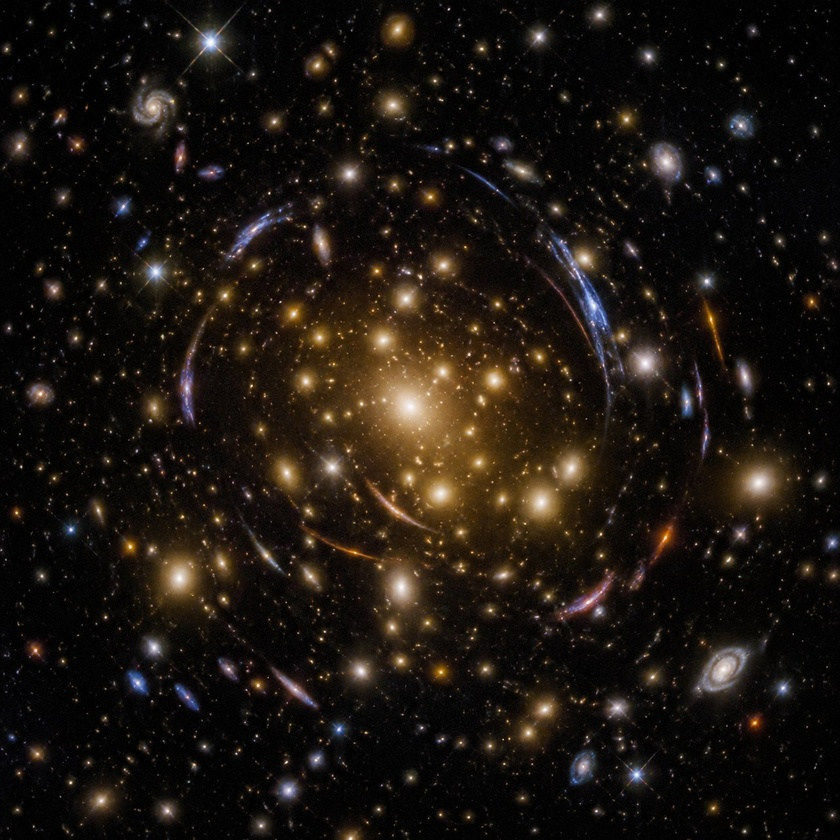
#> input picture assets/ai/a1689.jpg, 840 x 840 px, shrunk from 1280 x 1280 before the run
$ python analyze.py ../assets/ai/a1689.jpg
#> lines starting #> are read from the running program, lines starting #| are printed output that depends on the picture
"""图像亮度分析 —— 量化过曝程度。

用法:
    python analyze.py <图1> [图2] ...

输出每张图的:
  * 平均亮度 / 中位亮度
  * 纯白(>=250)像素占比  —— 过曝的硬指标
  * 高光(>=240)像素占比
  * 中心 40% 区域的纯白占比  —— 排除 UI 面板干扰, 只看画面主体
"""
import sys
from PIL import Image, ImageStat


def analyze(path: str) -> None:
#> called with path = '../assets/ai/a1689.jpg'
    im = Image.open(path).convert("RGB")
#> im is the input picture: PIL image 840x840 RGB; mean R, G, B 28.2, 21.9, 16.3
    w, h = im.size
#> w = 840; h = 840

    g = im.convert("L")
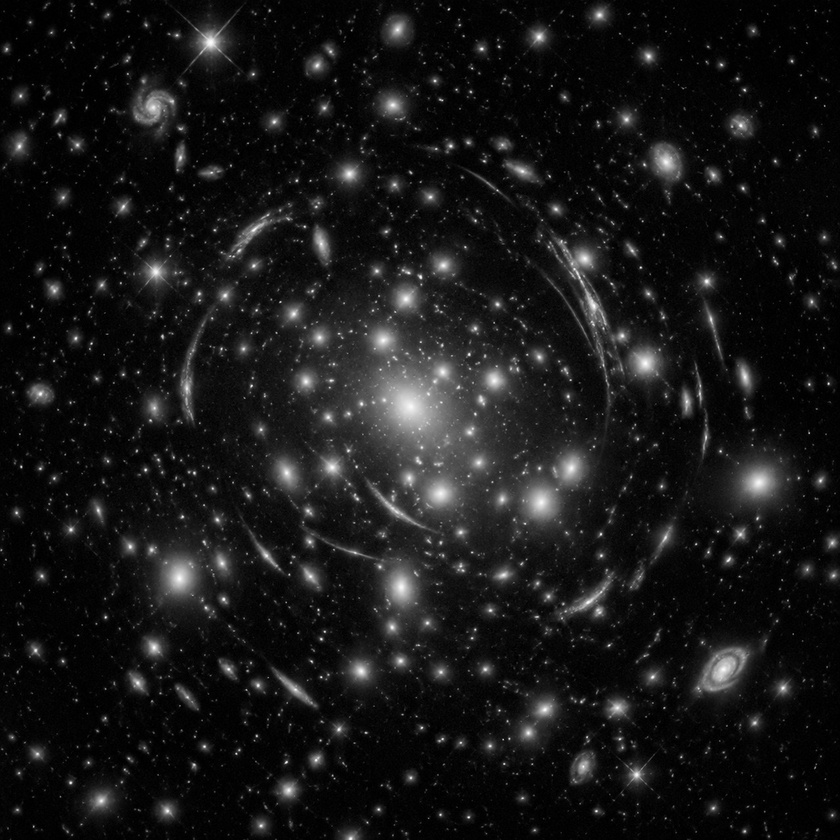
#> g: PIL image 840x840 L; min 0, max 254, mean 23.2
    stat = ImageStat.Stat(g)
    mean = stat.mean[0]
#> mean = 23.15
    median = sorted(g.getdata())[len(g.getdata()) // 2]
#> median = 10

    hist = g.histogram()
#> hist = 256 values, max 48051 at index 3, min 0 at index 255, mean 2756.2
    total = w * h
#> total = 705600
    white = sum(hist[250:]) / total * 100.0
#> white = 0.00454
    bright = sum(hist[240:]) / total * 100.0
#> bright = 0.0397

    # 中心 40% 区域 (画面主体, 避开左上/右下 UI 面板)
    cx0, cy0 = int(w * 0.30), int(h * 0.20)
#> cx0 = 252; cy0 = 168
    cx1, cy1 = int(w * 0.70), int(h * 0.80)
#> cx1 = 588; cy1 = 672
    cg = im.crop((cx0, cy0, cx1, cy1)).convert("L")
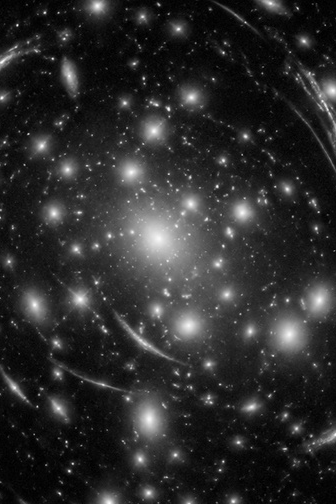
#> cg: PIL image 336x504 L; min 0, max 253, mean 44.1
    chist = cg.histogram()
#> chist = 256 values, max 4142 at index 10, min 0 at index 252, mean 661.5
    ctotal = cg.size[0] * cg.size[1]
#> ctotal = 169344
    cwhite = sum(chist[250:]) / ctotal * 100.0
#> cwhite = 0.00531
    cbright = sum(chist[240:]) / ctotal * 100.0
#> cbright = 0.072

    print(f"{path}")
    print(f"  尺寸 {w}x{h}   平均亮度 {mean:6.2f}   中位 {median}")
#|   尺寸 840x840   平均亮度  23.15   中位 10
    print(f"  全图:  纯白(>=250) {white:5.2f}%   高光(>=240) {bright:5.2f}%")
#|   全图:  纯白(>=250)  0.00%   高光(>=240)  0.04%
    print(f"  中心:  纯白(>=250) {cwhite:5.2f}%   高光(>=240) {cbright:5.2f}%")
#|   中心:  纯白(>=250)  0.01%   高光(>=240)  0.07%
    print()


if __name__ == "__main__":
    for p in sys.argv[1:]:
        try:
            analyze(p)
        except Exception as e:
            print(f"{p}: 失败 {e}\n")

$ run again, on assets/ai/alpha_cen_a.jpg
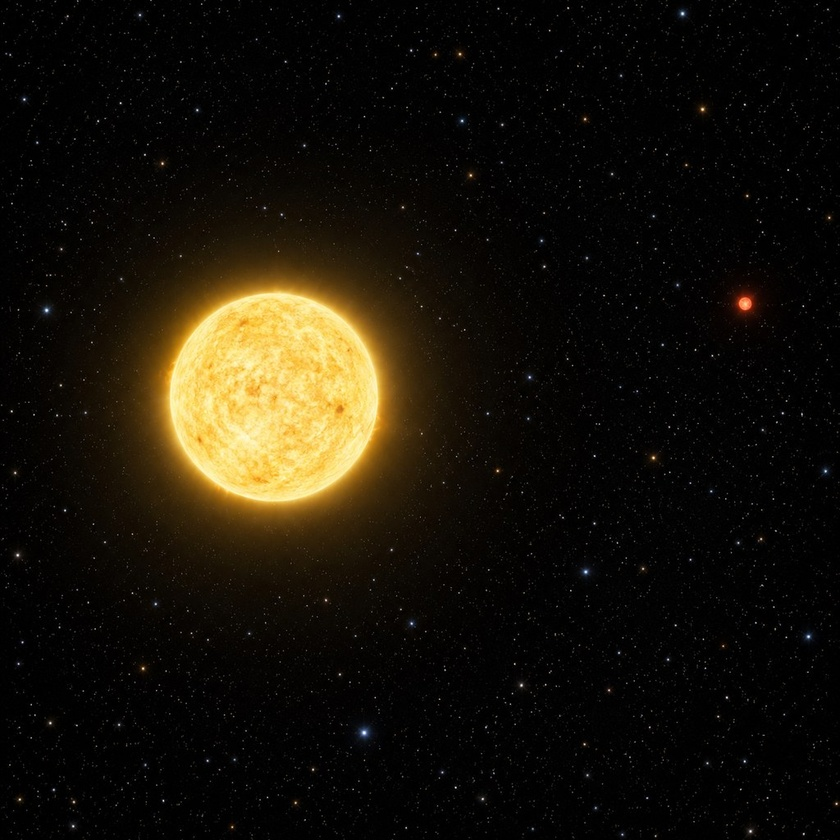
#> input picture assets/ai/alpha_cen_a.jpg, 840 x 840 px, shrunk from 1024 x 1024 before the run
#> in analyze, im is the input picture: PIL image 840x840 RGB; mean R, G, B 24, 19.4, 10
#> in analyze, `g = im.convert("L")`:
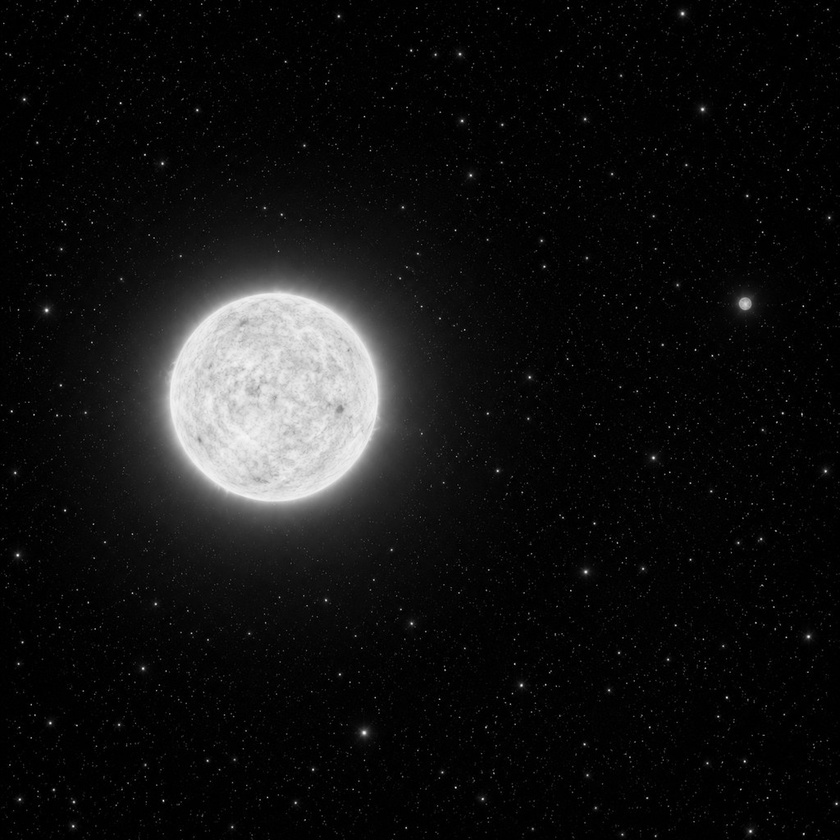
#> g: PIL image 840x840 L; min 0, max 254, mean 19.7
#> mean = 19.7
#> median = 3
#> hist = 256 values, max 105222 at index 0, min 0 at index 249, mean 2756.2
#> white = 0.000709
#> bright = 0.0282
#> in analyze, `cg = im.crop((cx0, cy0, cx1, cy1)).convert("L")`:
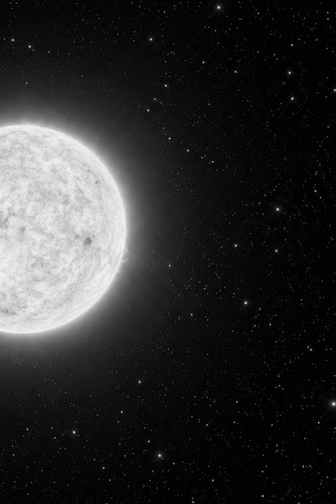
#> cg: PIL image 336x504 L; min 0, max 243, mean 44.4
#> chist = 256 values, max 10187 at index 3, min 0 at index 244, mean 661.5
#> cwhite = 0
#> cbright = 0.0289
#|   尺寸 840x840   平均亮度  19.70   中位 3
#|   全图:  纯白(>=250)  0.00%   高光(>=240)  0.03%
#|   中心:  纯白(>=250)  0.00%   高光(>=240)  0.03%

$ run again, on assets/ai/antennae.jpg
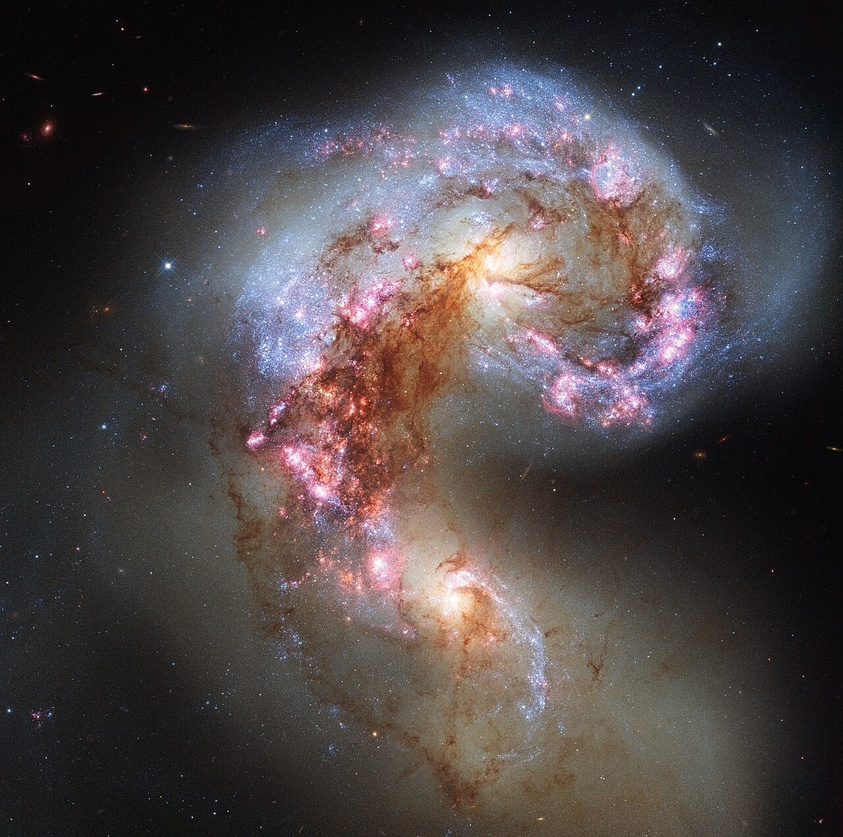
#> input picture assets/ai/antennae.jpg, 843 x 837 px, shrunk from 1280 x 1271 before the run
#> in analyze, im is the input picture: PIL image 843x837 RGB; mean R, G, B 77.4, 69.8, 70.7
#> in analyze, `g = im.convert("L")`:
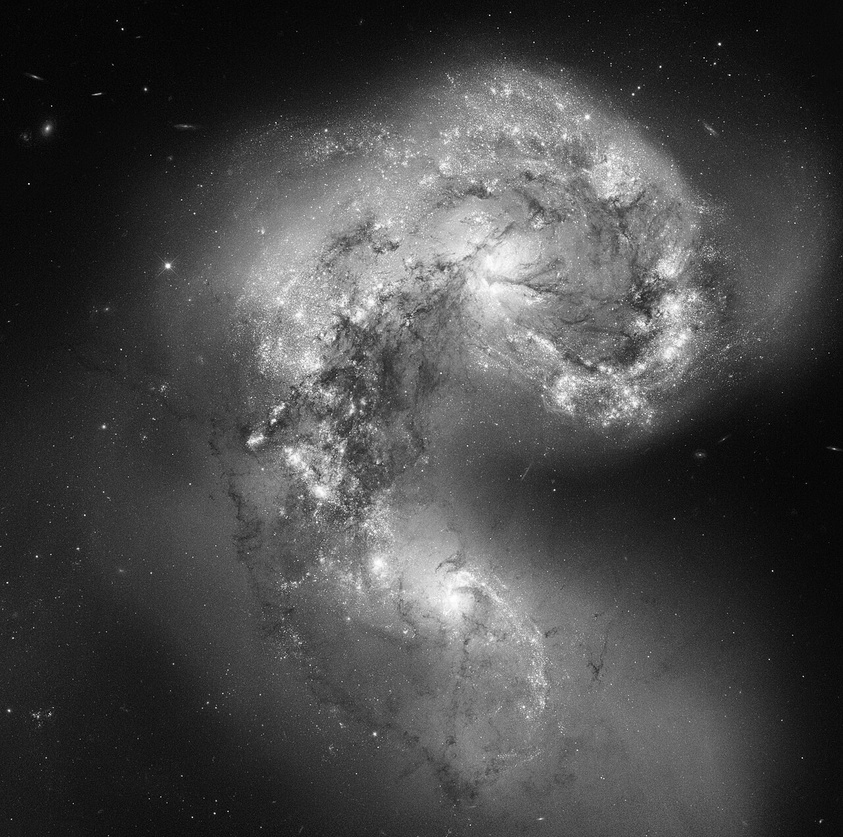
#> g: PIL image 843x837 L; min 0, max 255, mean 72.2
#> mean = 72.23
#> median = 61
#> hist = 256 values, max 11171 at index 10, min 2 at index 255, mean 2756.2
#> white = 0.0322
#> bright = 0.2
#> in analyze, `cg = im.crop((cx0, cy0, cx1, cy1)).convert("L")`:
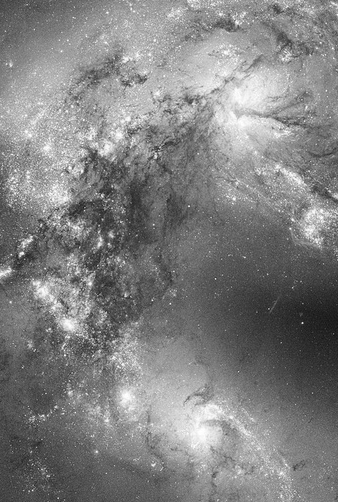
#> cg: PIL image 338x502 L; min 17, max 255, mean 129
#> chist = 256 values, max 1452 at index 97, min 0 at index 0, mean 662.8
#> cwhite = 0.107
#> cbright = 0.674
#|   尺寸 843x837   平均亮度  72.23   中位 61
#|   全图:  纯白(>=250)  0.03%   高光(>=240)  0.20%
#|   中心:  纯白(>=250)  0.11%   高光(>=240)  0.67%

$ run again, on assets/ai/arcturus.jpg
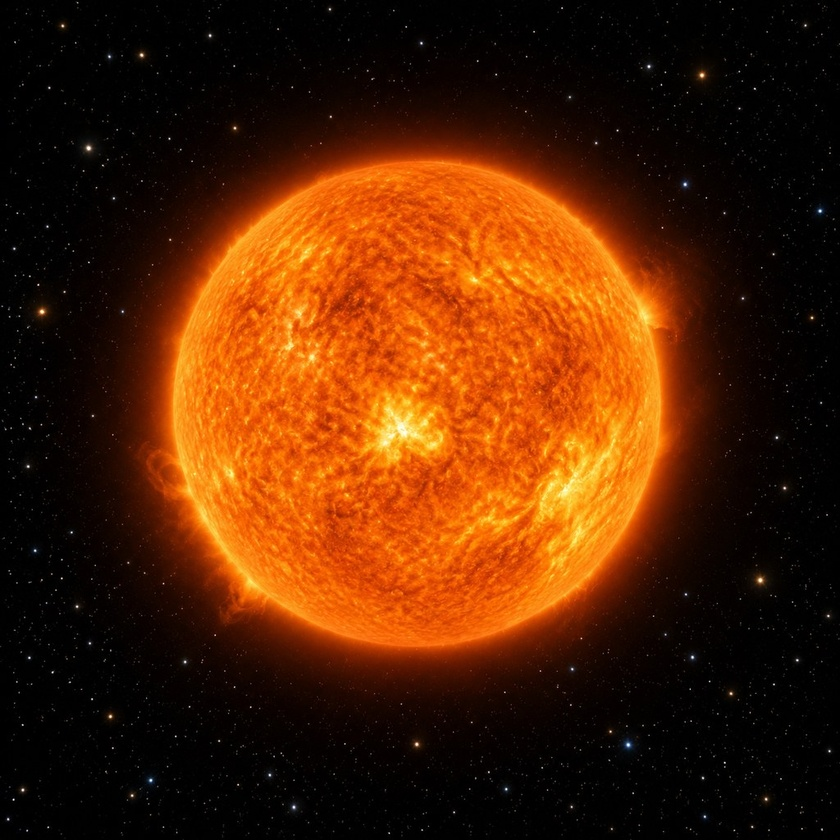
#> input picture assets/ai/arcturus.jpg, 840 x 840 px, shrunk from 1024 x 1024 before the run
#> in analyze, im is the input picture: PIL image 840x840 RGB; mean R, G, B 82.5, 35.9, 4.8
#> in analyze, `g = im.convert("L")`:
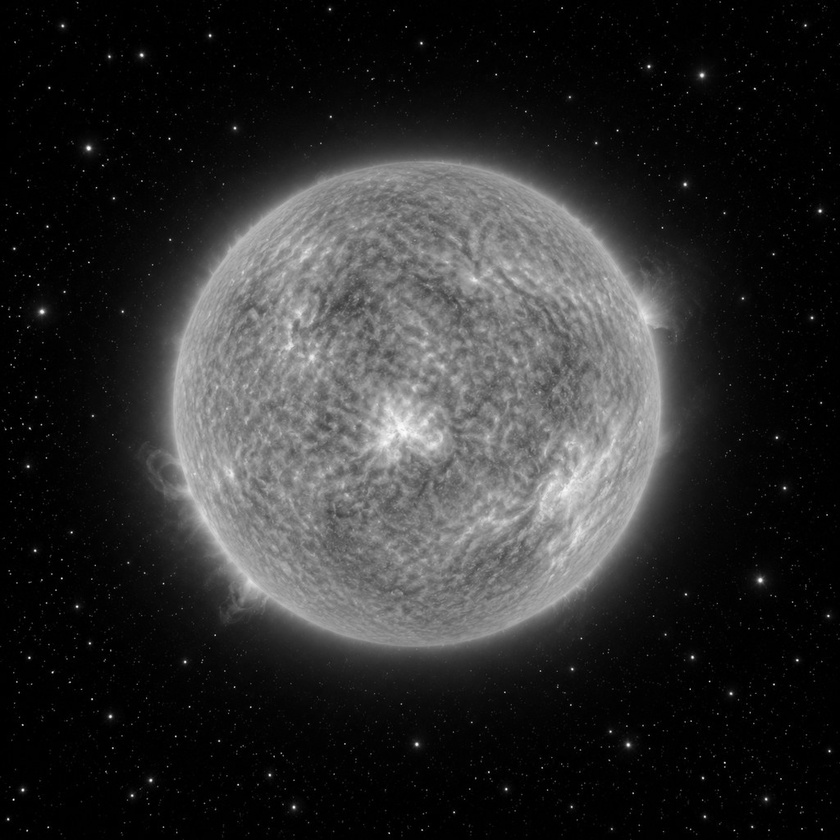
#> g: PIL image 840x840 L; min 0, max 254, mean 46.3
#> mean = 46.29
#> median = 8
#> hist = 256 values, max 91674 at index 1, min 0 at index 255, mean 2756.2
#> white = 0.00312
#> bright = 0.0187
#> in analyze, `cg = im.crop((cx0, cy0, cx1, cy1)).convert("L")`:
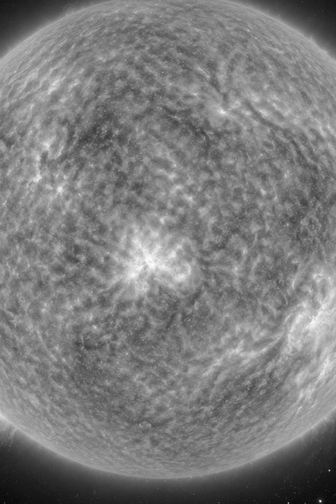
#> cg: PIL image 336x504 L; min 5, max 252, mean 124.4
#> chist = 256 values, max 2893 at index 128, min 0 at index 0, mean 661.5
#> cwhite = 0.00472
#> cbright = 0.0514
#|   尺寸 840x840   平均亮度  46.29   中位 8
#|   全图:  纯白(>=250)  0.00%   高光(>=240)  0.02%
#|   中心:  纯白(>=250)  0.00%   高光(>=240)  0.05%
